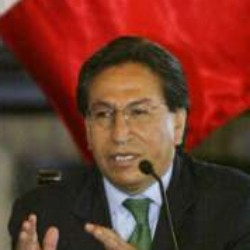
#> input picture data/imgdata-raw/Alejandro_Toledo_0010.jpg, 250 x 250 px; its folder holds only this picture in this run
$ jupyter execute --allow-errors MLDataCreation.ipynb
#> lines starting #> are read from the running program, lines starting #| are printed output that depends on the picture
#> in resize_images, my_image is the input picture: shape (250, 250, 3); mean B, G, R 41.6, 55.1, 109.9
[cell 1]
import boto3
import numpy as np
import tensorflow as tf
import os
#import tensorflow_datasets as tfds
import sagemaker
from sagemaker import get_execution_role
import urllib.request
import re
import sys
import math
import json
from multiprocessing.dummy import Pool as ThreadPool
import glob
import cv2
role = get_execution_role

[cell 2]
bucket_name = 'deeplens-imageclass'
#> (the rest of this cell did not finish here and is left out)

[cell 3]
containers = {'us-west-2': '433757028032.dkr.ecr.us-west-2.amazonaws.com/image-classification:latest',
              'us-east-1': '811284229777.dkr.ecr.us-east-1.amazonaws.com/image-classification:latest',
              'us-east-2': '825641698319.dkr.ecr.us-east-2.amazonaws.com/image-classification:latest',
              'eu-west-1': '685385470294.dkr.ecr.eu-west-1.amazonaws.com/image-classification:latest'}
#> (the rest of this cell did not finish here and is left out)

[cell 4]
#ds = tfds.load('celeb_a')

[cell 5]
def detect_attributes(bucket, key):
    rekognition = session.client('rekognition', region)
    response = rekognition.detect_faces(
            Image = {
                "S3Object": {
                    "Bucket": bucket,
                    "Name": key
                }
            },
            Attributes = [
                "ALL"
            ]
    )
    return response['FaceDetails']

[cell 6]
def detect_all_images(image):
    key = image.key
    filename = key.split("/")[2]
    filename = filename.split(".")[0]
    filepath = "data/imgdata-responses/{}.json".format(filename)
    if os.path.isfile(filepath):
        print(key, "processed image")
    else:
        for category in detect_attributes(bucket_name, key):
            with open(filepath, 'w') as outfile:
                json.dump(category, outfile)

#> (a cell that did not finish here is left out)

[cell 8]
pool = ThreadPool(4)
#> (the rest of this cell did not finish here and is left out)

[cell 9]
total = 0
#> (the rest of this cell did not finish here and is left out)

[cell 10]
def find_face_border(f_cascade, colored_image):
    scale_factor = 1.1
    copy_image = np.copy(colored_image)
    gray_image = cv2.cvtColor(copy_image, cv2.COLOR_BGR2GRAY)
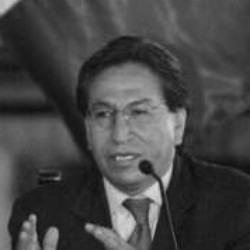
#> gray_image: shape (250, 250); min 11, max 220, mean 69.9
    faces = f_cascade.detectMultiScale(gray_image, scale_factor, minNeighbors = 5)
#> faces = [[67, 71, 110, 110]]
    num_faces = len(faces)
#> num_faces = 1
    if num_faces == 1:
        (x, y, width, height) = faces[0]
#> x = 67; y = 71; width = 110; height = 110
        rec_face = copy_image[x : x + width, y : y + height]
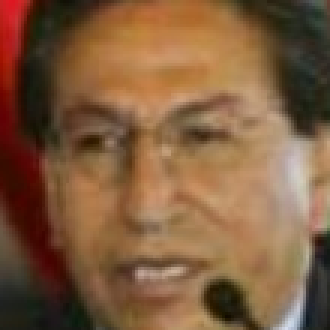
#> rec_face: shape (110, 110, 3) (shown 3 times larger); mean B, G, R 62.2, 92, 127.8
        return rec_face
    else:
        return []

[cell 11]
def resize_images():
    face_cascade = cv2.CascadeClassifier(cv2.data.haarcascades + 'haarcascade_frontalface_alt.xml')
    all_images = glob.glob('data/imgdata-raw/*.jpg')
    for image_file in all_images:
        my_image = cv2.imread(image_file)
        rename_image_file = image_file.replace('imgdata-raw', 'imgdata-resize')
        rec_my_image = find_face_border(face_cascade, my_image)
        num_rec_my_image = len(rec_my_image)
#> num_rec_my_image = 110
        if num_rec_my_image > 0:
            resize_my_image = cv2.resize(rec_my_image, (224, 224))
            cv2.imwrite(rename_image_file, resize_my_image)

[cell 12]
def find_emotions():
    train_file = open('training-file.lst', 'w')
    test_file = open('test-file.lst', 'w')
    response_counter = 0
    all_responses = glob.glob('data/imgdata-responses/*.json')
    dict_emotion = {

    }
    for filename in all_responses:
        response_counter = response_counter + 1
        spec_file = filename.split('/')[2]
        spec_file = spec_file.split('.')[0]
        image_spec_file = 'data/imgdata-resize/{}.jpg'.format(spec_file)
        if os.path.isfile(image_spec_file):
            data = json.load(open(filename))
            # smile and emotions for later use, for now just single emotion output
            smile = False
            emotions = []
            emotion = 'None'
            for i in range(7):
                emotions.append(0)
            if data['Smile']['Value'] or data['Smile']['Confidence'] < 89:
                smile = True
            emotion_data = data['Emotions']
            for response_emotion in emotion_data:
                emotion_type = response_emotion['Type']
                emotion_confidence = response_emotion['Confidence']
                if emotion_confidence > 70:
                    if emotion_type == 'HAPPY':
                        emotions[0] = 1
                        continue
                    elif emotion_type == 'CALM':
                        emotions[1] = 1
                        continue
                    elif emotion_type == 'ANGRY':
                        emotions[2] = 1
                        continue
                    elif emotion_type == 'SAD':
                        emotions[3] = 1
                        continue
                    elif emotion_type == 'SUPRISED':
                        emotions[4] = 1
                        continue
                    elif emotion_type == 'CONFUSED':
                        emotions[5] = 1
                        continue
                    elif emotion_type == 'DISGUSTED':
                        emotions[6] = 1
                        continue
            highest_emotion = -1
            for response_emotion in emotion_data:
                emotion_type = response_emotion['Type']
                emotion_confidence = response_emotion['Confidence']
                if emotion_confidence > highest_emotion:
                    highest_emotion = emotion_confidence
                    emotion = emotion_type
            dict_emotion[image_spec_file] = "Happy" if smile else "Not Happy"
            if response_counter < 9928:
                train_file.write("{} \t {:-d} \t {:-d} \t {:-d} \t {:-d} \t {:-d} \t {:-d} \t {:-d} \t {:-d} \t {} \n".format(
                    emotion, smile, emotions[0], emotions[1], emotions[2], emotions[3], emotions[4], emotions[5], emotions[6], filename))
            else:
                test_file.write("{} \t {:-d} \t {:-d} \t {:-d} \t {:-d} \t {:-d} \t {:-d} \t {:-d} \t {:-d} \t {} \n".format(
                    emotion, smile, emotions[0], emotions[1], emotions[2], emotions[3], emotions[4], emotions[5], emotions[6], filename))
    with open('emotion-dictionary.json', 'w') as emotion_json_file:
        json.dump(dict_emotion, emotion_json_file)

[cell 13]
resize_images()

[cell 14]
find_emotions()

[cell 15]
dict_string = 'emotion-dictionary.json'
dict_emotion_file = open(dict_string, 'r')
dict_emotion = json.load(dict_emotion_file)
dict_emotion_list = list(dict_emotion)
happy = 0
not_happy = 0
for emotion in dict_emotion_list:
    if dict_emotion[emotion] == "Happy":
        happy += 1
    else:
        not_happy += 1

$ run again, on data/imgdata-raw/Barbara_Brezigar_0001.jpg
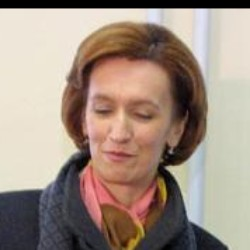
#> input picture data/imgdata-raw/Barbara_Brezigar_0001.jpg, 250 x 250 px
#> in resize_images, my_image is the input picture: shape (250, 250, 3); mean B, G, R 130.1, 142.7, 160.4
#> in find_face_border, `gray_image = cv2.cvtColor(copy_image, cv2.COLOR_BGR2GRAY)`:
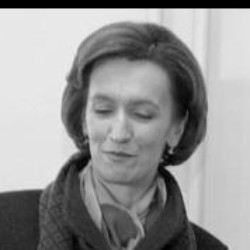
#> gray_image: shape (250, 250); min 0, max 239, mean 146.6
#> faces = [[69, 68, 106, 106]]
#> num_faces = 1
#> x = 69; y = 68; width = 106
#> in find_face_border, `rec_face = copy_image[x : x + width, y : y + height]`:
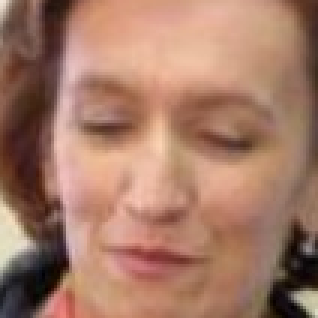
#> rec_face: shape (106, 106, 3) (shown 3 times larger); mean B, G, R 102.8, 121.9, 164.8

$ run again, on data/imgdata-raw/Alice_Fisher_0001.jpg
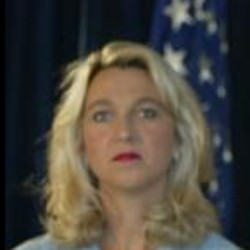
#> input picture data/imgdata-raw/Alice_Fisher_0001.jpg, 250 x 250 px
#> in resize_images, my_image is the input picture: shape (250, 250, 3); mean B, G, R 62.1, 69.9, 74.6
#> in find_face_border, `gray_image = cv2.cvtColor(copy_image, cv2.COLOR_BGR2GRAY)`:
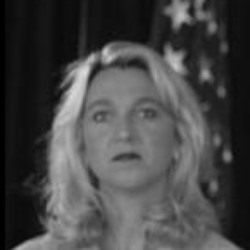
#> gray_image: shape (250, 250); min 0, max 219, mean 70.4
#> faces = [[65, 70, 114, 114]]
#> num_faces = 1
#> x = 65; y = 70; width = 114
#> in find_face_border, `rec_face = copy_image[x : x + width, y : y + height]`:
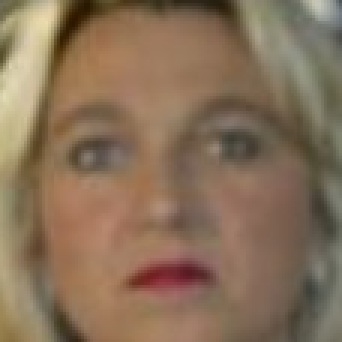
#> rec_face: shape (114, 114, 3) (shown 3 times larger); mean B, G, R 88.5, 112.3, 136
